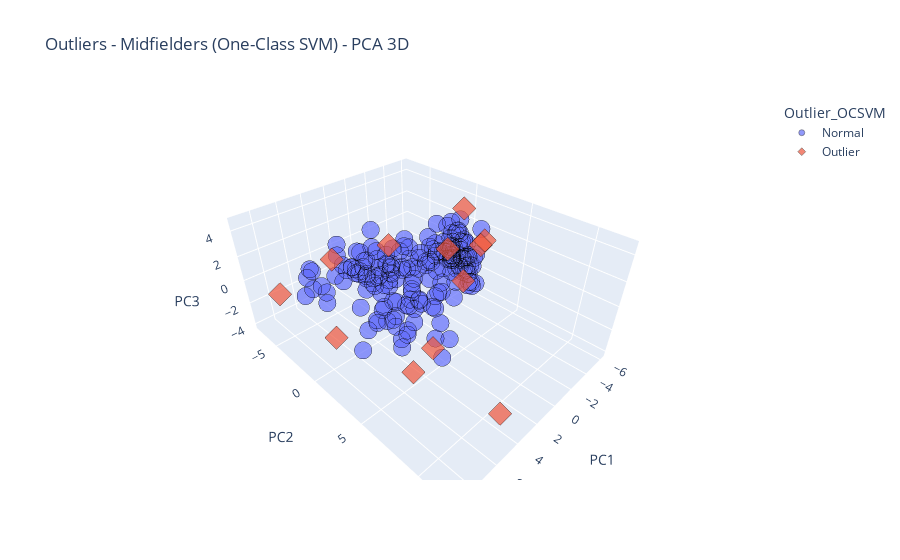

Notebook cell for this chart:
### Code cell
# PCA with 3 components
pca = PCA(n_components=3)
X_reduced = pca.fit_transform(X)

# Create DataFrame for plotting
df_plot = pd.DataFrame(X_reduced, columns=['PC1', 'PC2', 'PC3'])
df_plot['Outlier_OCSVM'] = pd.Series(y_pred_ocsvm).map({1: 'Normal', -1: 'Outlier'}).astype(str)

# Interactive 3D plot
fig = px.scatter_3d(
    df_plot,
    x='PC1',
    y='PC2',
    z='PC3',
    color='Outlier_OCSVM',
    symbol='Outlier_OCSVM',
    opacity=0.7,
    title="Outliers - Midfielders (One-Class SVM) - PCA 3D"
)

fig.update_traces(marker=dict(size=6, line=dict(width=0.5, color='black')))
fig.show()

### Figure 1 — Plotly figure (JSON) as saved in the notebook; plotly's stock layout.template omitted (floating-point values rounded to 4 significant figures; data arrays with more than 128 entries replaced by an {"elided": "..."} marker saying what was removed)
{"data": [{"hovertemplate": "Outlier_OCSVM=Normal<br>PC1=%{x}<br>PC2=%{y}<br>PC3=%{z}<extra></extra>", "legendgroup": "Normal", "marker": {"color": "#636efa", "line": {"color": "black", "width": 0.5}, "opacity": 0.7, "size": 6, "symbol": "circle"}, "mode": "markers", "name": "Normal", "scene": "scene", "showlegend": true, "type": "scatter3d", "x": {"elided": "183 float values"}, "y": {"elided": "183 float values"}, "z": {"elided": "183 float values"}}, {"hovertemplate": "Outlier_OCSVM=Outlier<br>PC1=%{x}<br>PC2=%{y}<br>PC3=%{z}<extra></extra>", "legendgroup": "Outlier", "marker": {"color": "#EF553B", "line": {"color": "black", "width": 0.5}, "opacity": 0.7, "size": 6, "symbol": "diamond"}, "mode": "markers", "name": "Outlier", "scene": "scene", "showlegend": true, "type": "scatter3d", "x": [9.102, 2.503, 5.149, 5.097, -3.376, 5.41, -1.707, -2.296, -5.88, -4.752, -6.084, 8.154], "y": [2.743, -7.301, 4.984, 6.678, 3.499, 12.0, -5.065, 4.0, -2.196, 0.6598, -0.7618, -5.667], "z": [0.8849, -1.024, -3.159, 0.02408, 2.701, -1.053, -0.4521, 2.952, -1.363, -2.769, 2.842, -0.7832]}], "layout": {"legend": {"title": {"text": "Outlier_OCSVM"}, "tracegroupgap": 0}, "scene": {"domain": {"x": [0, 1], "y": [0, 1]}, "xaxis": {"title": {"text": "PC1"}}, "yaxis": {"title": {"text": "PC2"}}, "zaxis": {"title": {"text": "PC3"}}}, "title": {"text": "Outliers - Midfielders (One-Class SVM) - PCA 3D"}}}
